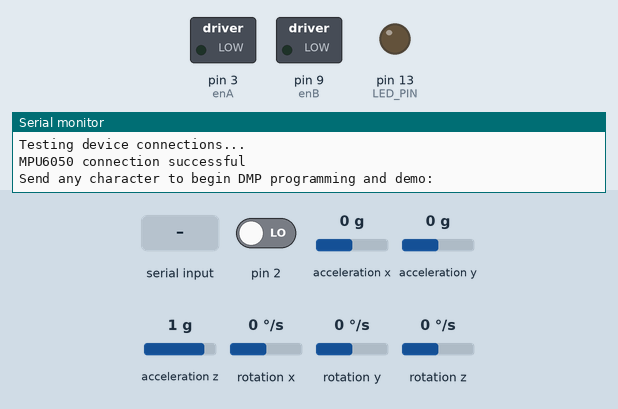
Simulated run of this sketch. Board: Arduino Uno, built with avr-gcc and run on an emulated ATmega328P. On the bench: switched loads named in the sketch (green lamp = pin HIGH), output pins drawn as LEDs (lit = HIGH), the last lines printed to the serial monitor. The test bench sets the inputs (shaded band); at power-on: acceleration y 0 g, acceleration z 1 g, pin 2 LOW, acceleration x 0 g, rotation x 0 °/s, rotation y 0 °/s, rotation z 0 °/s. The sensor or clock chip raises its interrupt line as the real part does.

Above: at 0.9 s.
1.0 s: "1\n" received over Serial
4.0 s: acceleration y set to -1.4 g
5.5 s: acceleration z set to -1.4 g
7.0 s: acceleration z set to 0 g
10.0 s: acceleration z set to -0.8 g
At 10.6 s:
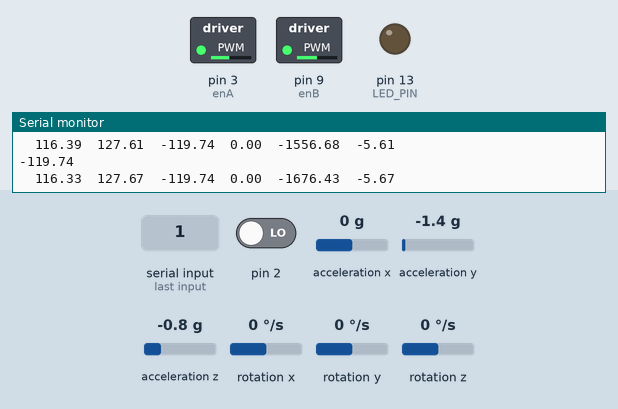
13.0 s: acceleration y set to -0.1 g
16.0 s: acceleration y set to 0.2 g
At 41.3 s:
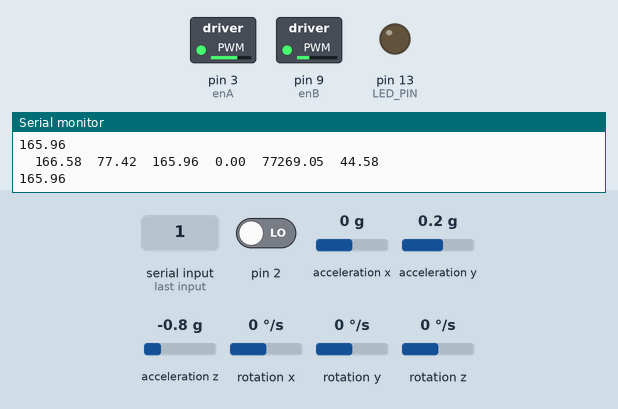
Timing chart, 0 to 49.8 s (numbered marks = the images above; inputs shaded):
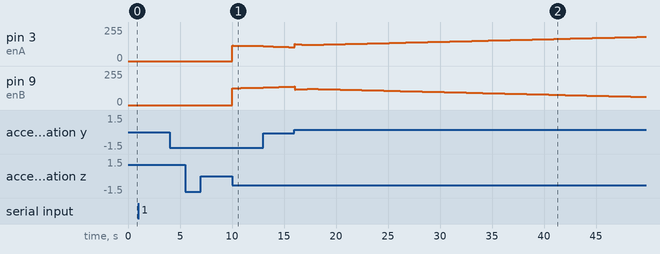

Measured:
- the behaviour switches between 0 and 0.1 g on acceleration y (found by bisection; images 1 and 2)

The sketch:

FINALMIC.ino
```cpp
#include <Wire.h>
#include <Servo.h>
#include <Adafruit_Sensor.h>
#include <Adafruit_HMC5883_U.h>
#include "I2Cdev.h"
#include "MPU6050_6Axis_MotionApps20.h"

Adafruit_HMC5883_Unified mag = Adafruit_HMC5883_Unified(12345);

MPU6050 mpu;
#define LED_PIN 13


// MPU control/status vars
bool dmpReady = false;  // set true if DMP init was successful
uint8_t mpuIntStatus;   // holds actual interrupt status byte from MPU
uint8_t devStatus;      // return status after each device operation (0 = success, !0 = error)
uint16_t packetSize;    // expected DMP packet size (default is 42 bytes)
uint16_t fifoCount;     // count of all bytes currently in FIFO
uint8_t fifoBuffer[64]; // FIFO storage buffer


/*MPU-6050 gives you 16 bits data so you have to create some 16int constants
 * to store the data for accelerations and gyro*/

int16_t Acc_rawX, Acc_rawY, Acc_rawZ,Gyr_rawX, Gyr_rawY, Gyr_rawZ;


float Acceleration_angle[2],startTime=0;
float Gyro_angle[2];
float Total_angle[2];
Quaternion q;           // [w, x, y, z]         quaternion container
VectorInt16 aa;         // [x, y, z]            accel sensor measurements
VectorInt16 aaReal;     // [x, y, z]            gravity-free accel sensor measurements
VectorInt16 aaWorld;    // [x, y, z]            world-frame accel sensor measurements
VectorFloat gravity;    // [x, y, z]            gravity vector
float euler[3];         // [psi, theta, phi]    Euler angle container
float ypr[3];           // [yaw, pitch, roll]   yaw/pitch/roll container and gravity vector
float roll1=0,roll2=0,roll3=0,roll4=0,roll5=0,pitch1=0,pitch2=0,count=1;

volatile bool mpuInterrupt = false;     // indicates whether MPU interrupt pin has gone high
void dmpDataReady() {
    mpuInterrupt = true;
}

float elapsedTime, time, timePrev;
int i;
float rad_to_deg = 180/3.141592654;

float PID, pwmLeft, pwmRight,pwLeft, pwRight, error;
float previous_error=0;
float pid_p=0;
float pid_i=0;
float pid_d=0;

int enA = 3;
int in1 = 4;
int in2 = 5;
// motor two
int enB = 9;
int in3 = 10;
int in4 = 11;
/////////////////PID CONSTANTS/////////////////
double kp=0.081;//3.55
double ki=0.00098;//0.003
double kd=0.650;//2.05
///////////////////////////////////////////////

double throttle=122; //initial value of throttle to the motors
float desired_angle = 0; //This is the angle in which we whant the
                         //balance to stay steady


void setup() {
  startTime= millis();

// join I2C bus (I2Cdev library doesn't do this automatically)
   #if I2CDEV_IMPLEMENTATION == I2CDEV_ARDUINO_WIRE
       Wire.begin();
       TWBR = 12; // 400kHz I2C clock (200kHz if CPU is 8MHz)
   #elif I2CDEV_IMPLEMENTATION == I2CDEV_BUILTIN_FASTWIRE
   Fastwire::setup(400, true);
   #endif
   Serial.begin(115200);
  // while (!Serial);
   //Serial.println(F("Initializing I2C devices..."));
   mpu.initialize();

   // verify connection
   Serial.println(F("Testing device connections..."));
   Serial.println(mpu.testConnection() ? F("MPU6050 connection successful") : F("MPU6050 connection failed"));

   // wait for ready
   Serial.println(F("\nSend any character to begin DMP programming and demo: "));
   while (Serial.available() && Serial.read()); // empty buffer
   while (!Serial.available());                 // wait for data
   while (Serial.available() && Serial.read()); // empty buffer again
   delay(1000);
   // load and configure the DMP
   //Serial.println(F("Initializing DMP..."));
   devStatus = mpu.dmpInitialize();

   // supply your own gyro offsets here, scaled for min sensitivity
   mpu.setXGyroOffset(220);
   mpu.setYGyroOffset(76);
   mpu.setZGyroOffset(-85);
   mpu.setZAccelOffset(1788); // 1688 factory

   if (devStatus == 0) {
   // turn on the DMP, now that it's ready
   //Serial.println(F("Enabling DMP..."));
   mpu.setDMPEnabled(true);

   // enable Arduino interrupt detection
   //Serial.println(F("Enabling interrupt detection (Arduino external interrupt 0)..."));
   attachInterrupt(0, dmpDataReady, RISING);
   mpuIntStatus = mpu.getIntStatus();

   // set our DMP Ready flag so the main loop() function knows it's okay to use it
   //Serial.println(F("DMP ready! Waiting for first interrupt..."));
   dmpReady = true;

   // get expected DMP packet size for later comparison
   packetSize = mpu.dmpGetFIFOPacketSize();
   }
   else {
   // ERROR!
   // 1 = initial memory load failed
   // 2 = DMP configuration updates failed
   // (if it's going to break, usually the code will be 1)
   Serial.print(F("DMP Initialization failed (code "));
   Serial.print(devStatus);
   Serial.println(F(")"));
   }

    pinMode(LED_PIN, OUTPUT);
   if(!mag.begin()){
   /* There was a problem detecting the HMC5883 ... check your connections */
   Serial.println("Ooops, no HMC5883 detected ... Check your wiring!");
   while(1);
   }


  time = millis(); //Start counting time in milliseconds
  /*In order to start up the ESCs we have to send a min value
   * of PWM to them before connecting the battery. Otherwise
   * the ESCs won't start up or enter in the configure mode.
   * The min value is 1000us and max is 2000us, REMEMBER!*/

}//end of setup void

void loop() {

/////////////////////////////I M U/////////////////////////////////////
 // if programming failed, don't try to do anything
   if (!dmpReady) return;

   // wait for MPU interrupt or extra packet(s) available
   while (!mpuInterrupt && fifoCount < packetSize) {   }

   // reset interrupt flag and get INT_STATUS byte
   mpuInterrupt = false;
   mpuIntStatus = mpu.getIntStatus();

   // get current FIFO count
   fifoCount = mpu.getFIFOCount();
//   Serial.print(fifoCount);

   // check for overflow (this should never happen unless our code is too inefficient)
   if ((mpuIntStatus & 0x10) || fifoCount == 1024) {
   // reset so we can continue cleanly
   mpu.resetFIFO();
   //Serial.println(F("FIFO overflow!"));

   // otherwise, check for DMP data ready interrupt (this should happen frequently)
   }

   else if (mpuIntStatus & 0x02) {

        // wait for correct available data length, should be a VERY short wait
        while (fifoCount < packetSize) fifoCount = mpu.getFIFOCount();

        // read a packet from FIFO
        mpu.getFIFOBytes(fifoBuffer, packetSize);

        // track FIFO count here in case there is > 1 packet available
        // (this lets us immediately read more without waiting for an interrupt)
        fifoCount -= packetSize;


        mpu.dmpGetQuaternion(&q, fifoBuffer);
        mpu.dmpGetGravity(&gravity, &q);
        mpu.dmpGetYawPitchRoll(ypr, &q, &gravity);
        Total_angle[1] = ypr[2]* 180/M_PI;;
        Serial.println(Total_angle[1]);}


/*///////////////////////////P I D///////////////////////////////////*/
/*Remember that for the balance we will use just one axis. I've choose the x angle
to implement the PID with. That means that the x axis of the IMU has to be paralel to
the balance*/

/*First calculate the error between the desired angle and
*the real measured angle*/
error = Total_angle[1] - desired_angle;

/*Next the proportional value of the PID is just a proportional constant
*multiplied by the error*/

pid_p = kp*error;
elapsedTime = millis()-startTime;
//if(-3 <error <3)
//{
if(millis()>10000)
{
pid_i = pid_i+(ki*error);
}
//}

pid_d = kd*((error - previous_error)/elapsedTime);

/*The final PID values is the sum of each of this 3 parts*/
PID = pid_p + pid_i + pid_d;
PID = PID*0.5;
/*We know taht the min value of PWM signal is 1000us and the max is 2000. So that
tells us that the PID value can/s oscilate more than -1000 and 1000 because when we
have a value of 2000us the maximum value taht we could sybstract is 1000 and when
we have a value of 1000us for the PWM sihnal, the maximum value that we could add is 1000
to reach the maximum 2000us*/
if(PID < -122)
{
  PID=-122;
}
if(PID > 122)
{
  PID=122;
}

//PID = (PID/255)*122;
/*Finnaly we calculate the PWM width. We sum the desired throttle and the PID value*/
//pwmLeft= throttle - PID;
//pwmRight = throttle + PID;
if(millis()>10000)
{
if(error<0)
{
  pwmLeft= throttle - abs(PID);
  pwmRight = throttle + abs(PID);
}
if(error>=0)
{
  pwmLeft= throttle + abs(PID);
  pwmRight = throttle - abs(PID);
}

/*Once again we map the PWM values to be sure that we won't pass the min
and max values. Yes, we've already maped the PID values. But for example, for
throttle value of 1300, if we sum the max PID value we would have 2300us and
that will mess up the ESC.*/
//Right

 //Serial.print(pwLeft);Serial.print("\t");
 //Serial.print(pwRight);Serial.print("\n");

/*Finnaly using the servo function we create the PWM pulses with the calculated
width for each pulse*/
  digitalWrite(in1, LOW);
  digitalWrite(in2, HIGH);
  // set speed to 200 out of possible range 0~255
  analogWrite(enA, pwmLeft);/*Left*/
  // turn on motor B
  digitalWrite(in3, LOW);
  digitalWrite(in4, HIGH);
  // set speed to 200 out of possible range 0~255
  analogWrite(enB,pwmRight);
}
  delay(30);
  Serial.print("\t");Serial.print(pwmLeft);
  Serial.print("\t");Serial.print(pwmRight);
  Serial.print("\t");Serial.print(pid_p/kp);
  Serial.print("\t");Serial.print(pid_d/kd);
  Serial.print("\t");Serial.print(pid_i/ki);
  Serial.print("\t");Serial.print(PID);

  Serial.print("\n");
  //Serial.print("\t");Serial.print(pwmLeft);
  //Serial.print("\t");Serial.println(pwmRight);

previous_error = error; //Remember to store the previous error.
startTime = millis();
}//end of loop void
```
